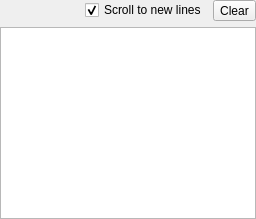
          <widget class="QWidget" name="tab_log">
           <layout class="QVBoxLayout" name="tab_log_layout">
            <property name="leftMargin">
             <number>0</number>
            </property>
            <property name="topMargin">
             <number>0</number>
            </property>
            <property name="rightMargin">
             <number>0</number>
            </property>
            <property name="bottomMargin">
             <number>0</number>
            </property>
            <item>
             <layout class="QHBoxLayout" name="log_header" stretch="1,0,0">
              <item>
               <widget class="QLabel" name="lbl_log_status">
                <property name="wordWrap">
                 <bool>true</bool>
                </property>
               </widget>
              </item>
              <item>
               <widget class="QCheckBox" name="chk_log_follow">
                <property name="text">
                 <string>Scroll to new lines</string>
                </property>
                <property name="checked">
                 <bool>true</bool>
                </property>
               </widget>
              </item>
              <item>
               <widget class="QToolButton" name="btn_log_clear">
                <property name="text">
                 <string>Clear</string>
                </property>
               </widget>
              </item>
             </layout>
            </item>
            <item>
             <widget class="QPlainTextEdit" name="txt_log">
              <property name="readOnly">
               <bool>true</bool>
              </property>
              <property name="lineWrapMode">
               <enum>QPlainTextEdit::NoWrap</enum>
              </property>
              <property name="maximumBlockCount">
               <number>5000</number>
              </property>
             </widget>
            </item>
           </layout>
          </widget>
